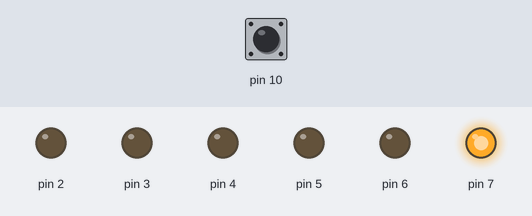
This sketch was run on a simulated Arduino Uno, built with avr-gcc and run on an emulated ATmega328P. On the bench: output pins drawn as LEDs (lit = HIGH). The test bench sets the inputs (shaded band); at power-on: pin 10 HIGH.

Above: at 0.1 s.
Timing chart, 0 to 1.6 s (numbered marks = the images above):
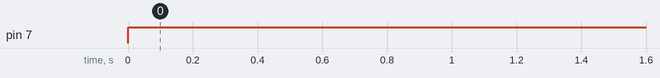

The sketch:

Basics.ino
```cpp
void setup() {
  // put your setup code here, to run once:

//Declare Variables-------------------->
int a = 10;
bool b = true;
float c = 2.25;
char d = 'c';
String e = "Hello";

// set baud rate--------------------->
Serial.begin(9600);

//Loops------------------------------>
for(int i = 0;i<8;i++){
  pinMode(i,OUTPUT);
}

//Left things are-------------------->
//1. Nested if-else
//2. Operators
//3. While loop
//4. Other things similar to C,C++
}

void loop() {
  // put your main code here, to run repeatedly:

//Read any digital pin------------------------>
int buttonstate = digitalRead(10);

//If-else Statements-------------------------->
if(buttonstate == 0){
  digitalWrite(0,1);
}
else{
  digitalWrite(7,1);
}

}
```

Measured:
- by itself, pin 7: LOW → HIGH at 0.00 s
